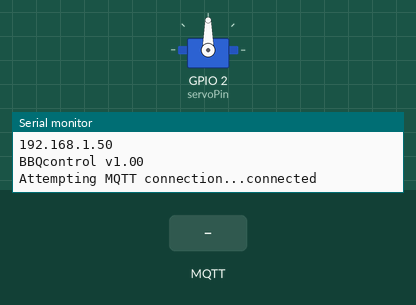
Simulated run of this program. Board: ESP8266 (Wemos D1 mini). Parts: servo, the last lines printed to the serial monitor. The test bench sets the inputs (shaded band). WiFi joins after 1.5 s; servers stay silent unless stated; no MQTT or app messages arrive unless stated.

Above: at 2.9 s.
3.0 s: MQTT message "BBQcontrol/p_step" arrives on the first subscribed topic
At 3.4 s:
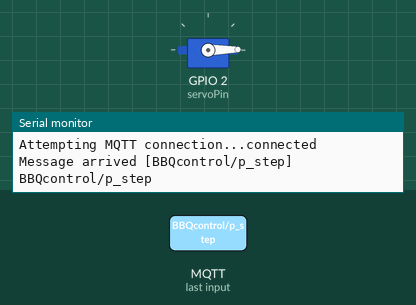
5.0 s: MQTT message "-" arrives on the first subscribed topic
7.1 s: MQTT message "1" arrives on the first subscribed topic
8.6 s: MQTT message "-" arrives on the second subscribed topic
At 9.2 s:
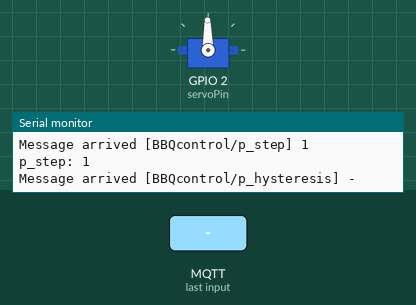
Timing chart, 0 to 11.1 s (numbered marks = the images above; inputs shaded):
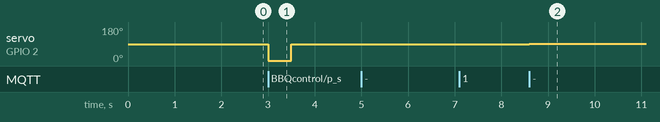

Measured:
- after the input at 3.0 s, servo on GPIO 2 (servoPin): 90° → 1° at once, → 90° 0.50 s later
- after the input at 8.6 s, servo on GPIO 2 (servoPin): 90° → 91° at once

The program:

main.cpp
```cpp
#include <Arduino.h>
#include <ESP8266WiFi.h>
#include <PubSubClient.h>
#include <Servo.h>

// Wifi and mqtt network settings
const char *ssid = "your wifi";
const char *password = "wifi pass";
const char *HostName = "ESP8266-BBQ";  // Edit the hostname which will be shown in your LAN
const char *mqtt_server = "10.0.0.10"; // MQTT server IP address in your network
const int mqttPort = 1885;
const char *mqtt_user = "user";
const char *mqtt_pass = "pass";
const char *SensorName = "BBQcontrol";
const char *version = "BBQcontrol v1.00";

// Other variables
const int servoPin = 2;
int incomingByte = 0;  // for incoming serial data
int pos = 90;          // init position
int posInvert;         // For correct display of position value in smart home or web view
int stepServo;         // actual step lengh the servo does
int hysteresis;        // compensate knob backlash of the valve when reversing direction
int stepRelease;       // push a little bit further then back again to release preasure from servo in idle
int boostTime;         // time [s] for how long the servo should go to max position for short extra heating
int boostPosition = 1; // postion of servo for maximum
int lastDir = 2;
char lastDir2;

// Definition of instances
Servo myservo;
WiFiClient espClient;
PubSubClient client(espClient);

void setup_wifi()
{
  delay(100);
  Serial.print("Connecting to ");
  Serial.println(ssid);
  WiFi.hostname(HostName);
  WiFi.begin(ssid, password);
  while (WiFi.status() != WL_CONNECTED)
  {
    delay(500);
    Serial.print(".");
  }
  Serial.println("");
  Serial.println("WiFi connected");
  Serial.println("IP address: ");
  Serial.println(WiFi.localIP());
}

void reconnect()
{
  while (!client.connected())
  {
    Serial.print("Attempting MQTT connection...");

    if (client.connect(SensorName, mqtt_user, mqtt_pass))
    {
      client.subscribe("BBQcontrol/p_step");
      client.subscribe("BBQcontrol/p_hysteresis");
      client.subscribe("BBQcontrol/p_stepRelease");
      client.subscribe("BBQcontrol/p_boostTime");
      client.subscribe("BBQcontrol/control");
      Serial.println("connected");
    }
    else
    {
      Serial.print("failed, rc=");
      Serial.print(client.state());
      Serial.println(" try again in 5 seconds");

      delay(6000);
    }
  }
}

void callback(char *topic, byte *payload, unsigned int length)
{
  Serial.print("Message arrived [");
  Serial.print(topic);
  Serial.print("] ");
  for (unsigned int i = 0; i < length; i++)
  {
    Serial.print((char)payload[i]);
  }
  Serial.println();

  String stringTopic = String(topic); // format topic for evaliation of received parameters below

  // Receive stepsize
  if (stringTopic.equals("BBQcontrol/p_step"))
  {
    char helperString[6];
    uint8_t pIdx;
    for (pIdx = 0; pIdx < 5 && pIdx < length; pIdx++)
    {
      helperString[pIdx] = payload[pIdx];
    }
    helperString[pIdx] = '\0';
    if (String(helperString).toInt() > 0)
    {
      stepServo = String(helperString).toInt();
      Serial.print("p_step: ");
      Serial.println(stepServo);
    }
  }

  // Receive hysteresis
  if (stringTopic.equals("BBQcontrol/p_hysteresis"))
  {
    char helperString[6];
    uint8_t pIdx;
    for (pIdx = 0; pIdx < 5 && pIdx < length; pIdx++)
    {
      helperString[pIdx] = payload[pIdx];
    }
    helperString[pIdx] = '\0';
    if (String(helperString).toInt() > 0)
    {
      hysteresis = String(helperString).toInt();
      Serial.print("p_hysteresis: ");
      Serial.println(hysteresis);
    }
  }

  // Receive stepRelease
  if (stringTopic.equals("BBQcontrol/p_stepRelease"))
  {
    char helperString[6];
    uint8_t pIdx;
    for (pIdx = 0; pIdx < 5 && pIdx < length; pIdx++)
    {
      helperString[pIdx] = payload[pIdx];
    }
    helperString[pIdx] = '\0';
    if (String(helperString).toInt() > 0)
    {
      stepRelease = String(helperString).toInt();
      Serial.print("p_stepRelease: ");
      Serial.println(stepRelease);
    }
  }

  // Receive boostTime
  if (stringTopic.equals("BBQcontrol/p_boostTime"))
  {
    char helperString[6];
    uint8_t pIdx;
    for (pIdx = 0; pIdx < 5 && pIdx < length; pIdx++)
    {
      helperString[pIdx] = payload[pIdx];
    }
    helperString[pIdx] = '\0';
    if (String(helperString).toInt() > 0)
    {
      boostTime = String(helperString).toInt();
      Serial.print("p_boostTime: ");
      Serial.println(boostTime);
    }
  }

  // Evaluate first character received for new step and direction
  if ((char)payload[0] == '-')
  {
    if (lastDir == 0)
    {
      pos = pos + hysteresis;
    }
    if (pos + stepServo < 181) // set endstops
    {
      pos = pos + stepServo;
      myservo.write(pos + stepRelease);
      delay(500);
      myservo.write(pos);
      delay(100);
      lastDir = 1;
      lastDir2 = '-';
      Serial.print("Position: ");
      Serial.print(pos);
      Serial.print(" - Step: ");
      Serial.println(stepServo);
    }
  }

  if ((char)payload[0] == '+')
  {
    if (lastDir == 1)
    {
      pos = pos - hysteresis;
    }
    if (pos - stepServo > 0) // set endstops
    {
      pos = pos - stepServo;
      myservo.write(pos - stepRelease);
      delay(500);
      myservo.write(pos);
      delay(100);
      lastDir = 0;
      lastDir2 = '+';
      Serial.print("Position: ");
      Serial.print(pos);
      Serial.print(" - Step: ");
      Serial.println(stepServo);
    }
  }

  // Boosting
  if ((char)payload[0] == 'B')
  {
    myservo.write(boostPosition);
    delay(500);
    client.publish("BBQcontrol/position", String("Boosting").c_str(), true);
    myservo.write(boostPosition + stepRelease); // "-" if boost postion is the largest possible value, e.g. 180°
    client.publish("BBQcontrol/DEVposition", String(pos).c_str(), true);
    delay(boostTime * 1000);
    myservo.write(pos + stepRelease); // "-" if boost postion is the largest possible value, e.g. 180°
    delay(500);
    myservo.write(pos);
    delay(100);
    lastDir = 1;    // "0" if boost postion is the largest possible value, e.g. 180°
    lastDir2 = '-'; // "+" if boost postion is the largest possible value, e.g. 180°
  }

  // Send data
  posInvert = map(pos, 1, 180, 180, 1); // invert for smart home or web display
  posInvert = posInvert - 2;
  client.publish("BBQcontrol/position", String(posInvert).c_str(), true);
  client.publish("BBQcontrol/lastDirection", String(lastDir2).c_str(), true);
  client.publish("BBQcontrol/DEVposition", String(pos).c_str(), true);
  client.publish("BBQcontrol/DEV_Wifi_RSSI", String(WiFi.RSSI()).c_str(), true);
}

void setup()
{
  Serial.begin(9600);
  Serial.println(" ");
  Serial.println("Starting up...");
  setup_wifi();
  client.setServer(mqtt_server, mqttPort);
  client.setCallback(callback);
  Serial.println(version);
  myservo.attach(servoPin);
  myservo.write(pos);
  delay(100);
  client.publish("BBQcontrol/DEVposition", String(pos).c_str(), true);
  client.publish("BBQcontrol/position", String(pos).c_str(), true);
}

void loop()
{
  if (!client.connected())
  {
    reconnect();
  }

  client.loop();
}
```
